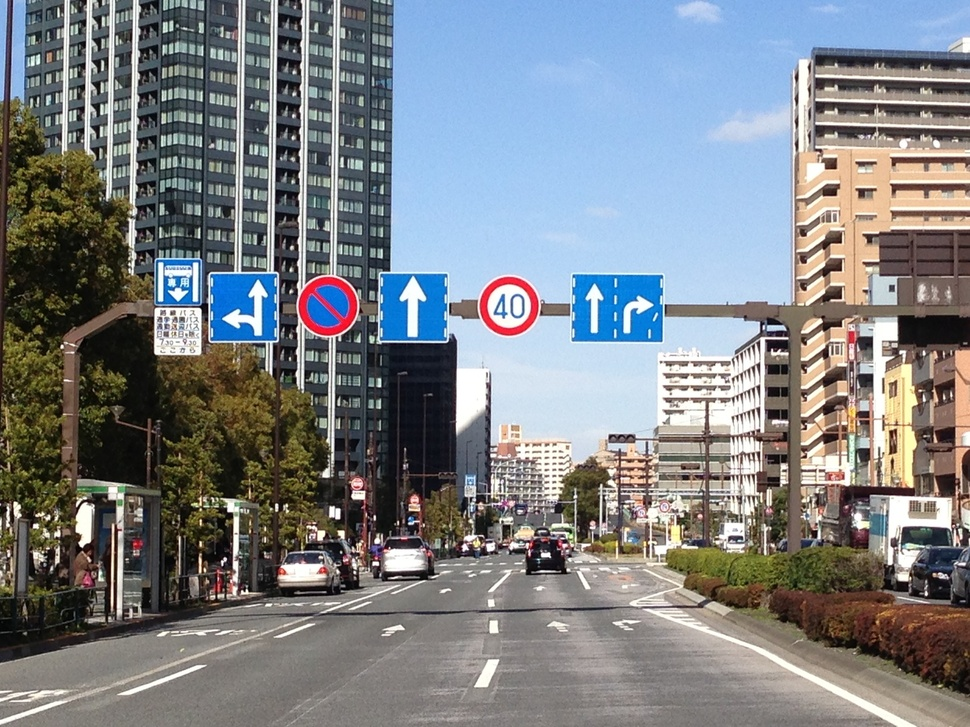
%> input picture demo_files/I5_03_1_ocr/IMG_2521_sign40.JPG, 970 x 727 px, shrunk from 1632 x 1224 before the run
$ octave I5_03_1_myOCR_sign40.m   (GNU Octave 9; MATLAB toolbox functions it lacks are replaced by stand-ins)
%> lines starting %> are read from the running program, lines starting %| are printed output that depends on the picture; in (x1, y1, x2, y2) boxes, pixels count from 0 and x2, y2 are one past the last pixel; in counts of white or black regions, pixels touching at a corner belong together; the program's own positions count from 1
clear;clc;close all;imtool close all

%% 画像の読込み・表示
I = imread('I5_03_1_ocr\IMG_2521_sign40.JPG');
%> I is the input picture: size 727x970x3 uint8; mean R, G, B 125, 129, 132.8
figure;imshow(I);

%% 赤い領域を抽出
HSV = rgb2hsv(I);
%> HSV: size 727x970x3 double; mean H, S, V 0.333, 0.267, 0.576
areaRed = ((HSV(:,:,1) >= 0.9 ) | (HSV(:,:,1) <= 0.05 )) & ...
          (HSV(:,:,2) >= 0.8 );
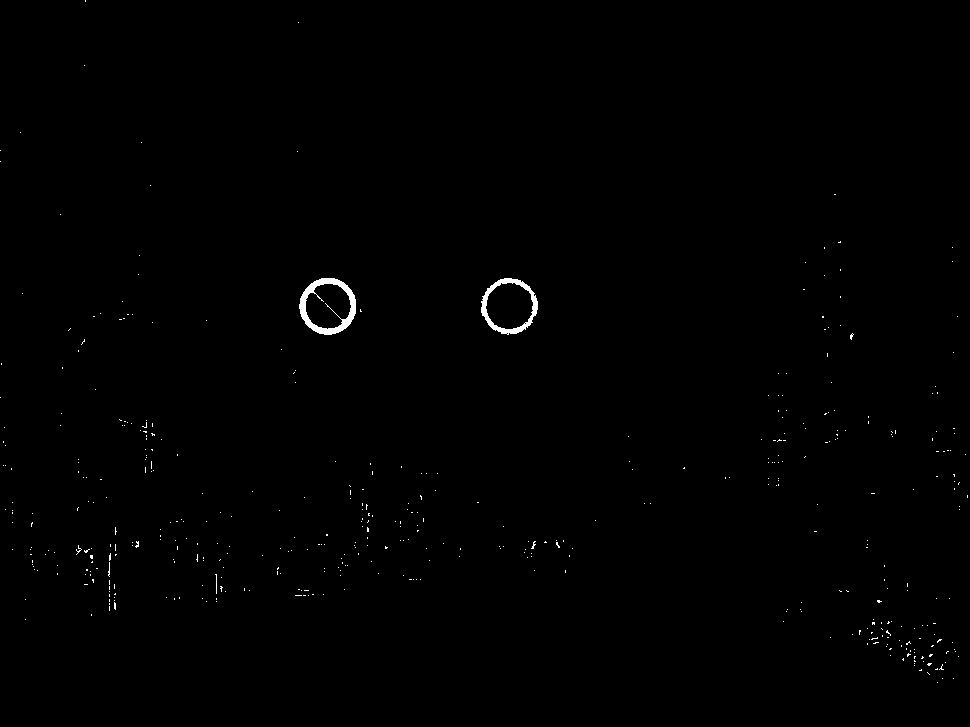
%> areaRed: size 727x970 logical; 0.41% white; 462 white regions (459 under 20 px), largest, box (x1, y1, x2, y2) and area: (299, 278, 356, 335) 1025, (481, 278, 538, 335) 781, (215, 574, 217, 594) 21
figure;imshow(areaRed);

%% 小さなゴミを除去
areaRed1 = bwareaopen(areaRed,500);
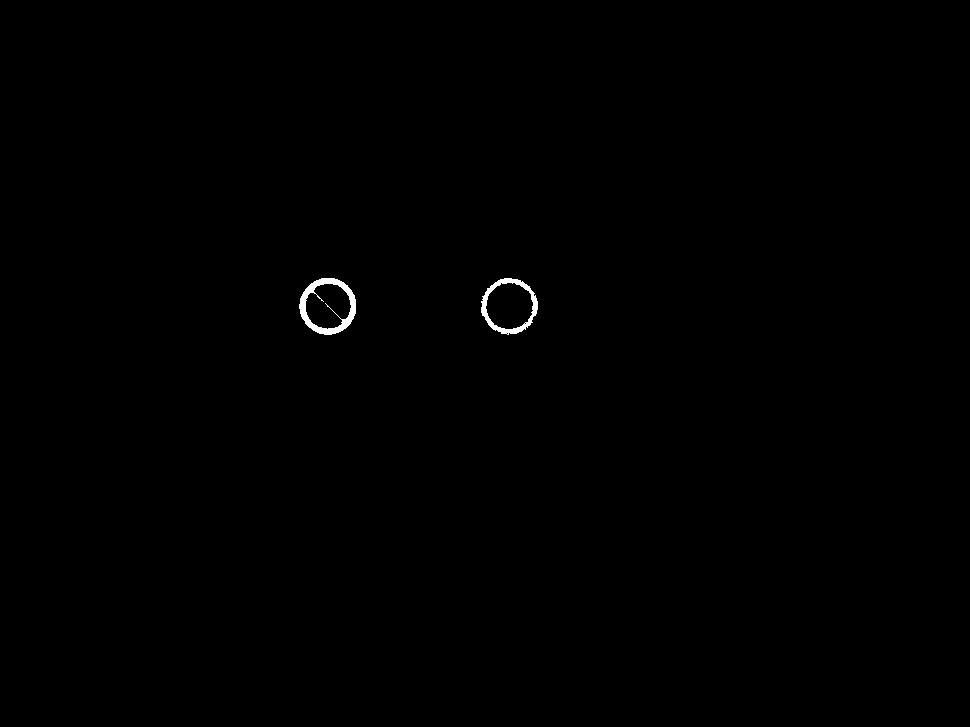
%> areaRed1: size 727x970 logical; 0.26% white; 2 white regions, box (x1, y1, x2, y2) and area: (299, 278, 356, 335) 1025, (481, 278, 538, 335) 781
figure;imshow(areaRed1);

%% 赤に囲まれている部分を抽出
areaRedFilled = imfill(areaRed1,'holes');   %赤で囲まれている部分を埋める
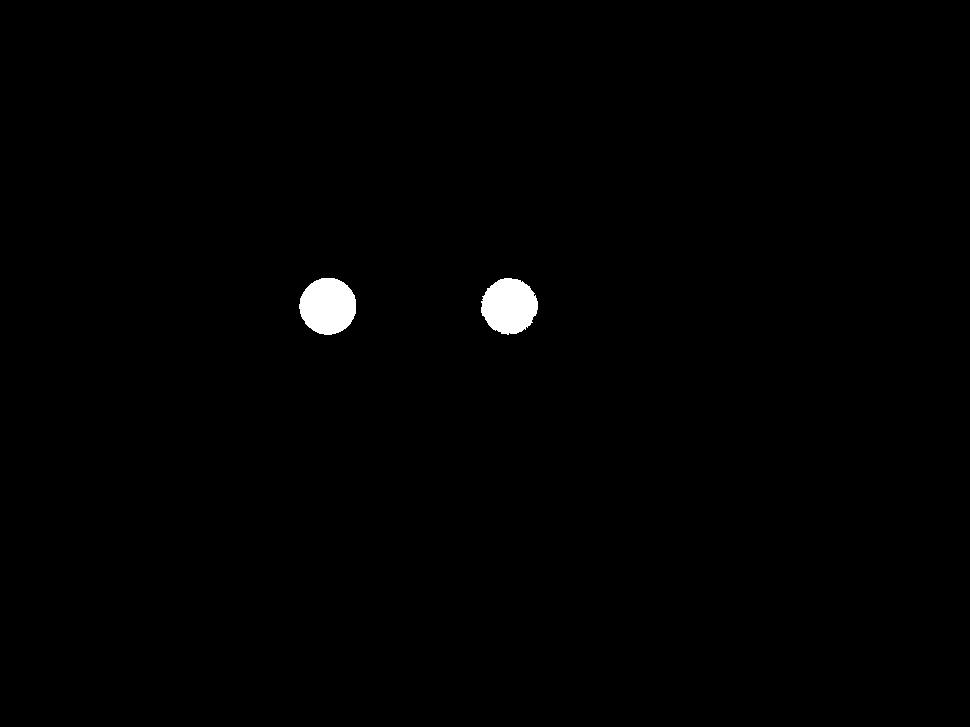
%> areaRedFilled: size 727x970 logical; 0.71% white; 2 white regions, box (x1, y1, x2, y2) and area: (299, 278, 356, 335) 2541, (481, 278, 538, 335) 2458
G = rgb2gray(I);
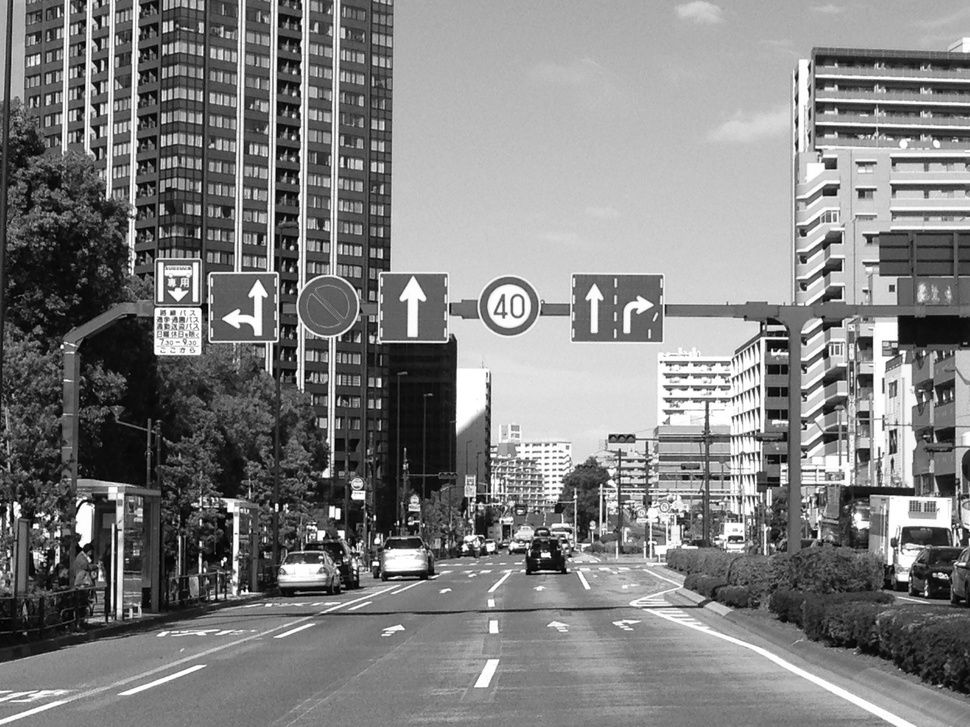
%> G: size 727x970 uint8; min 0, max 255, mean 128.2
G(~areaRedFilled)=255;     %赤で囲まれている部分を抽出
figure;imshow(G);

%% 赤い部分も除去
areaRed2 = imdilate(areaRed1,ones(11));   % 赤い部分を少しだけ膨張
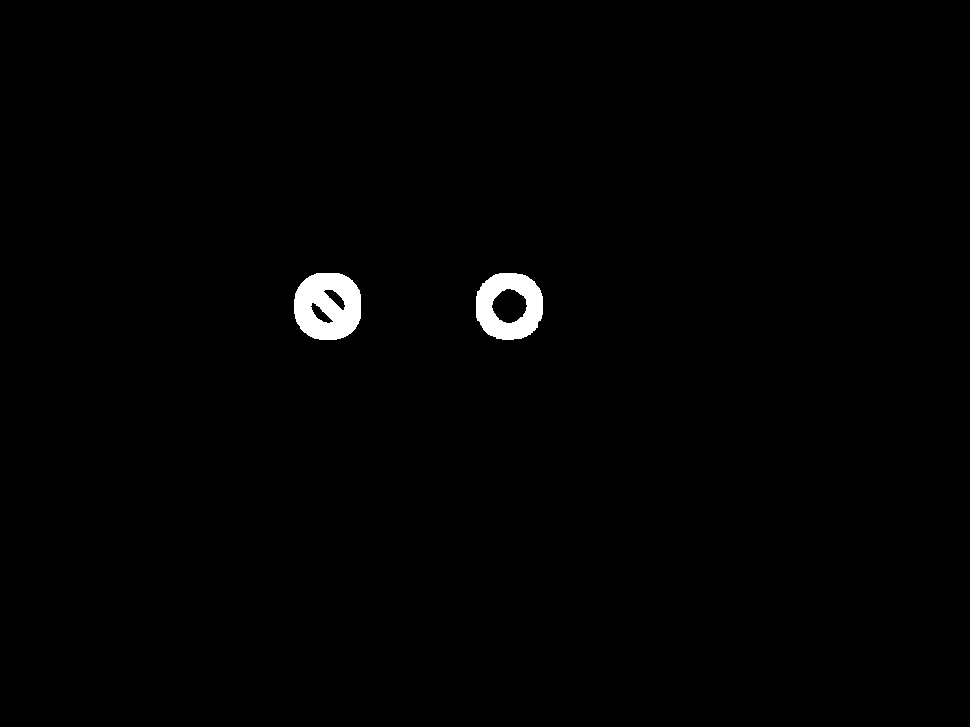
%> areaRed2: size 727x970 logical; 0.89% white; 2 white regions, box (x1, y1, x2, y2) and area: (294, 273, 361, 340) 3436, (476, 273, 543, 340) 2855
G(areaRed2)=255;                          % 赤色部分を除去
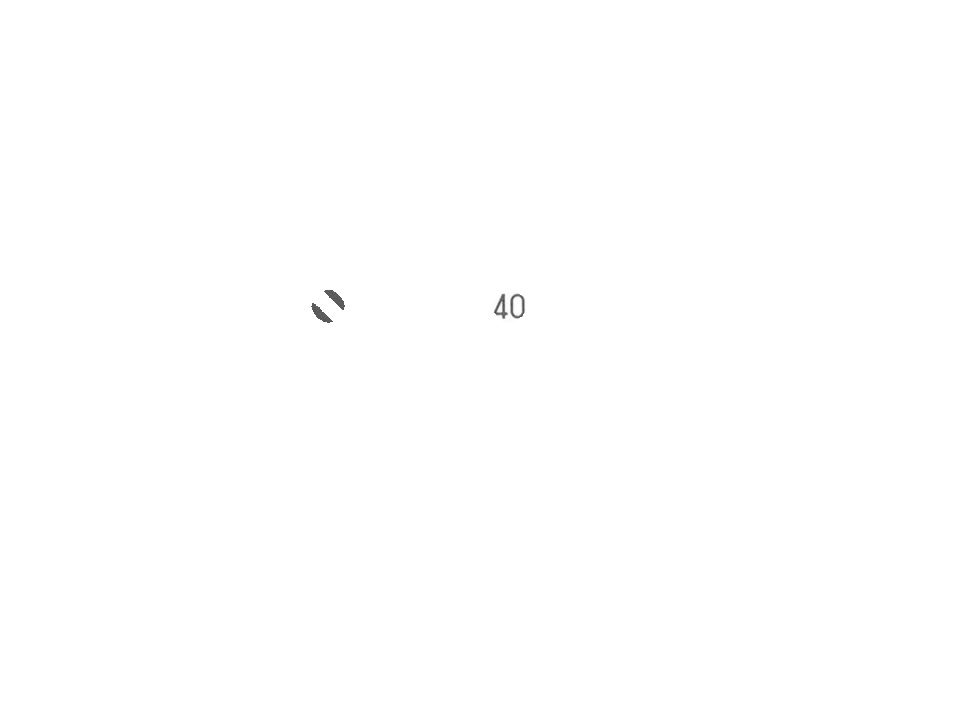
%> G: size 727x970 uint8; min 76, max 255, mean 254.9
figure;imshow(G);

%% 文字認識
%> (the run ends here)
